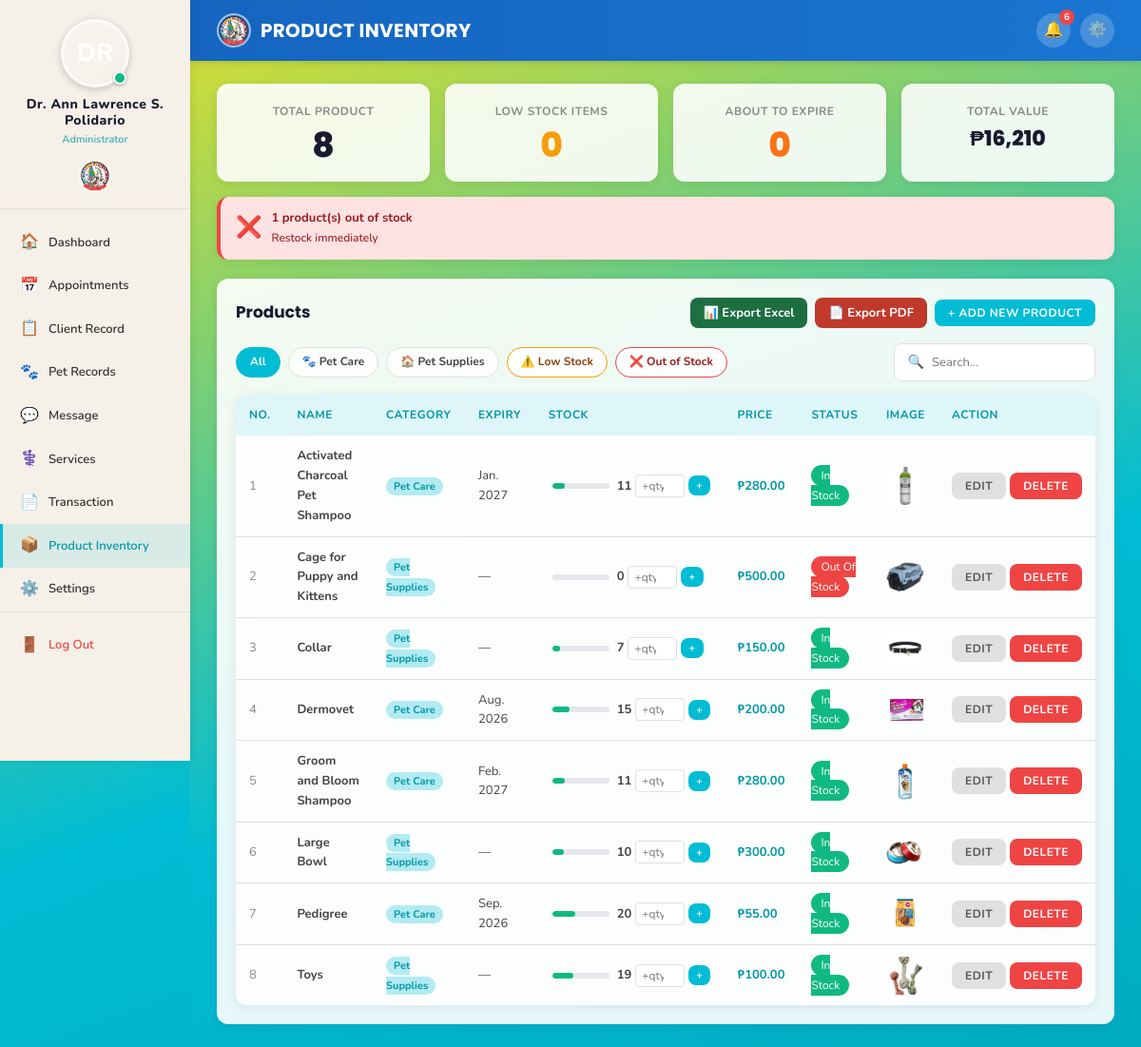
The page /admin/inventory.php (signed in) on the database as committed earlier.
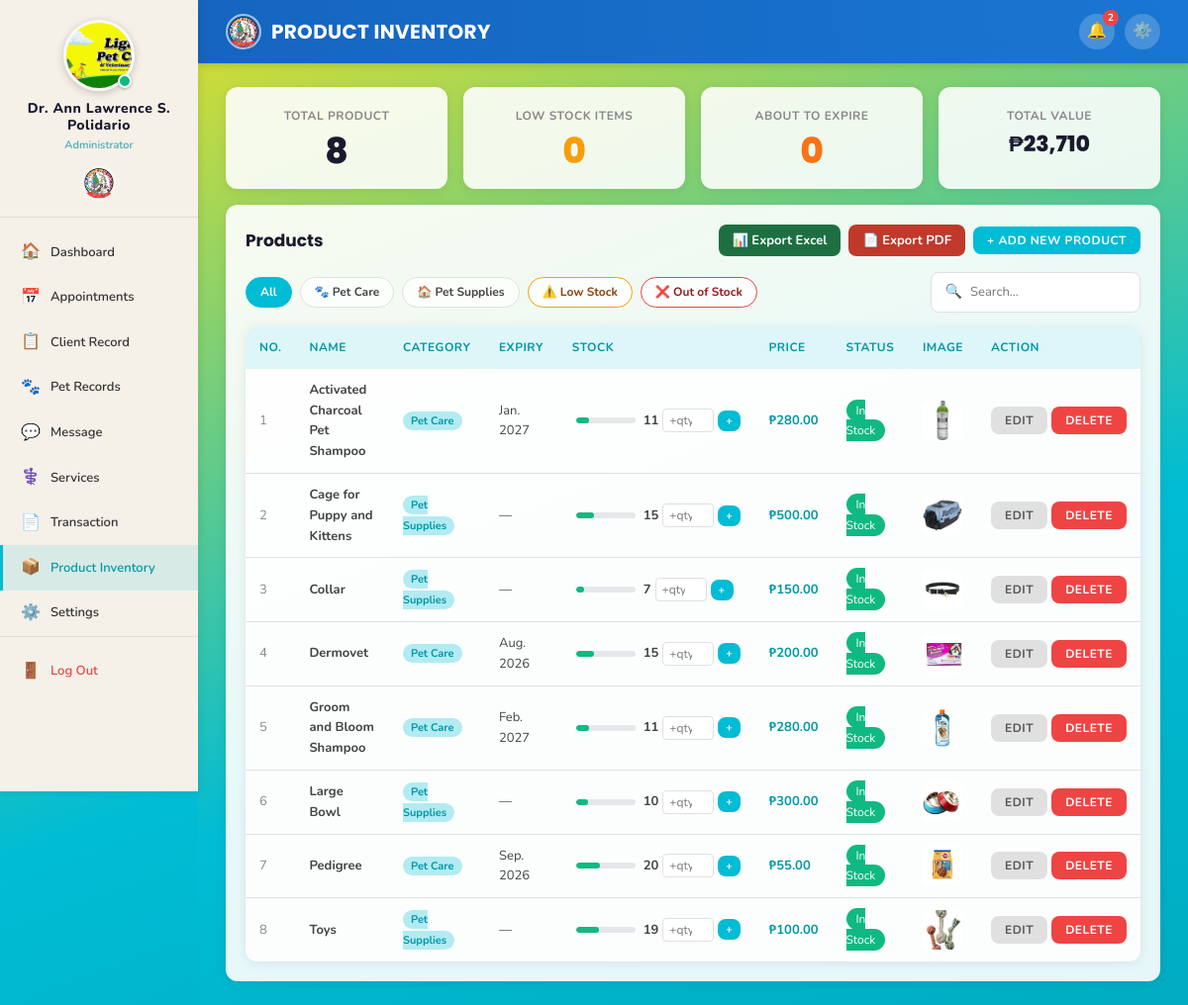
The same page on the database as committed later.
### tables this page shows
CREATE TABLE `products` (
  `id` int(11) NOT NULL,
  `name` varchar(150) NOT NULL,
  `category` enum('pet_care','pet_supplies') DEFAULT 'pet_care',
  `price` decimal(10,2) NOT NULL,
  `quantity` int(11) DEFAULT 0,
  `expiry_date` date DEFAULT NULL,
  `status` enum('in_stock','low_stock','out_of_stock') DEFAULT 'in_stock',
  `image` varchar(255) DEFAULT NULL,
  `created_at` timestamp NOT NULL DEFAULT current_timestamp()
);

CREATE TABLE `users` (
  `id` int(11) NOT NULL,
  `name` varchar(100) NOT NULL,
  `address` varchar(255) DEFAULT NULL,
  `contact_no` varchar(20) DEFAULT NULL,
  `email` varchar(100) NOT NULL,
  `password` varchar(255) NOT NULL,
  `profile_picture` varchar(255) DEFAULT NULL,
  `gender` enum('male','female') DEFAULT 'female',
  `role` enum('user','admin','staff') DEFAULT 'user',
  `position` varchar(100) DEFAULT NULL,
  `status` enum('active','inactive') DEFAULT 'active',
  `created_at` timestamp NOT NULL DEFAULT current_timestamp(),
  `updated_at` timestamp NOT NULL DEFAULT current_timestamp() ON UPDATE current_timestamp()
);

### admin/inventory.php (the view, shortened to what the changed rows need)
<?php
require_once '../includes/auth.php';
$low_count   = countRows($conn, 'products', "status='low_stock'");
$out_count   = countRows($conn, 'products', "status='out_of_stock'");
$exp_count   = countRows($conn, 'products',
    "expiry_date IS NOT NULL AND expiry_date BETWEEN CURDATE()
     AND DATE_ADD(CURDATE(), INTERVAL 90 DAY)");
$total_val   = getRow($conn,
    "SELECT COALESCE(SUM(price*quantity),0) AS v FROM products")['v'] ?? 0;
$where = '1=1';
$products = getRows($conn,
    "SELECT * FROM products WHERE $where ORDER BY name ASC");
$prod_icons = [
    'Groom and Bloom Shampoo'        => '🧴',
    'Activated Charcoal Pet Shampoo' => '🧴',
    'Dermovet'                       => '💊',
    'Pedigree'                       => '🦴',
    'Collar'                         => '🔗',
    'Toys'                           => '🧸',
    'Cage for Puppy and Kittens'     => '🏠',
    'Large Bowl'                     => '🥣',
];
?>
<!DOCTYPE html>
<html lang="en">
<head>
    <link rel="stylesheet" href="../assets/css/style.css">
</head>
<body>
<div class="app-wrapper">
    <?php include '../includes/sidebar_admin.php'; ?>
    <div class="main-content">
        <div class="topbar">
            <div class="topbar-actions">
                <a href="notifications.php" class="topbar-btn" title="Notifications">
                    🔔
                    <?php $unread_notif = getUnreadNotifications($conn, $_SESSION['user_id']); if ($unread_notif > 0): ?>
                        <span class="badge-count"><?= $unread_notif ?></span>
                    <?php endif; ?>
                </a>
            </div>
        </div>
        <div class="page-body">
            <div class="stat-cards" style="grid-template-columns:repeat(4,1fr);margin-bottom:16px;">
                <div class="stat-card">
                    <div class="stat-label">Total Value</div>
                    <div class="stat-value" style="font-size:22px;">
                        ₱<?= number_format($total_val, 0) ?>
                    </div>
                </div>
            </div>
            <?php if ($low_count || $out_count || $exp_count): ?>
            <div class="alert-banners">
                <?php if ($out_count): ?>
                <div class="ab ab-out">
                    <span class="ab-icon">❌</span>
                    <div>
                        <strong><?= $out_count ?> product(s) out of stock</strong><br>
                        <span style="font-weight:500;font-size:12px;">Restock immediately</span>
                    </div>
                </div>
                <?php endif; ?>
            </div>
            <?php endif; ?>
            <div class="inv-table-section">
                <?php if (empty($products)): ?>
                    <div class="empty-state">
                        <div class="empty-icon">📦</div>
                        <h3>No products found</h3>
                    </div>
                <?php else: ?>
                <div class="table-wrapper">
                    <table id="inventoryTable">
                        <thead>
                            <tr>
                                <th>No.</th>
                                <th>Name</th>
                                <th>Category</th>
                                <th>Expiry</th>
                                <th>Stock</th>
                                <th>Price</th>
                                <th>Status</th>
                                <th>Image</th>
                                <th>Action</th>
                            </tr>
                        </thead>
                        <tbody>
                            <?php foreach ($products as $i => $p):
                                $ecls   = '';
                                $elabel = $p['expiry_date']
                                    ? date('M. Y', strtotime($p['expiry_date']))
                                    : '—';
                                $max  = 50;
                                $pct  = min(100, round(($p['quantity']/$max)*100));
                                $bcls = $p['status']==='in_stock' ? 's-in'
                                      : ($p['status']==='low_stock' ? 's-low' : 's-out');
                                $icon = $prod_icons[$p['name']] ?? '🐾';
                            ?>
                            <tr>
                                <td style="color:var(--text-light);"><?= $i+1 ?></td>
                                <td><strong><?= htmlspecialchars($p['name']) ?></strong></td>
                                <td>
                                    <span style="font-size:11px;background:var(--teal-light);
                                                 color:var(--teal-dark);padding:2px 8px;
                                                 border-radius:20px;font-weight:700;">
                                        <?= $p['category']==='pet_care' ? 'Pet Care':'Pet Supplies' ?>
                                    </span>
                                </td>
                                <td class="<?= $ecls ?>"><?= $elabel ?></td>
                                <td>
                                    <div style="display:flex;align-items:center;gap:4px;">
                                        <div class="stock-bar-wrap">
                                            <div class="stock-bar-fill <?= $bcls ?>"
                                                 style="width:<?= $pct ?>%"></div>
                                        </div>
                                        <span style="font-weight:700;font-size:13px;"><?= $p['quantity'] ?></span>
                                        <form method="POST" class="restock-form">
                                            <input type="number" name="add_quantity"
                                                   class="rq-input" min="1" placeholder="+qty">
                                            <button type="submit"
                                                    class="btn btn-teal btn-sm"
                                                    style="padding:3px 8px;font-size:11px;"
                                                    title="Add stock">+</button>
                                        </form>
                                    </div>
                                </td>
                                <td style="font-weight:700;color:var(--teal-dark);">
                                    ₱<?= number_format($p['price'],2) ?>
                                </td>
                                <td><?= statusBadge($p['status']) ?></td>
                                <td>
                                    <div class="prod-thumb">
                                        <?php if ($p['image']): ?>
                                            <img src="../assets/css/images/products/<?= htmlspecialchars($p['image']) ?>"
                                                 alt="<?= htmlspecialchars($p['name']) ?>"
                                                 style="width:40px;height:40px;object-fit:cover;border-radius:6px;"
                                                 onerror="this.parentElement.textContent='<?= $icon ?>'">
                                        <?php else: ?>
                                            <?= $icon ?>
                                        <?php endif; ?>
                                    </div>
                                </td>
                                <td>
                                    <div style="display:flex;gap:4px;">
                                        <button class="btn btn-gray btn-sm"
                                                onclick='openEditProd(<?= json_encode($p) ?>)'>
                                            Edit
                                        </button>
                                        <button class="btn btn-red btn-sm"
                                                onclick="openDelModal(<?= $p['id'] ?>, '<?= htmlspecialchars(addslashes($p['name'])) ?>')">
                                            Delete
                                        </button>
                                    </div>
                                </td>
                            </tr>
                            <?php endforeach; ?>
                        </tbody>
                    </table>
                </div>
                <?php endif; ?>
            </div>
        </div>
    </div>
</div>
</body>
</html>

### includes/sidebar_admin.php (shortened to what the changed rows need)
<?php
$admin_data     = getRow($conn, "SELECT name, profile_picture FROM users WHERE id=" . (int)$_SESSION['user_id']);
$admin_name     = $admin_data['name'] ?? ($_SESSION['user_name'] ?? 'Administrator');
$admin_pic      = $admin_data['profile_picture'] ?? '';
$_avatar_disk_base = dirname(__DIR__) . '/assets/images/avatars/';
$_avatar_web_base  = '../assets/images/avatars/';
if (!empty($admin_pic) && file_exists($_avatar_disk_base . $admin_pic)) {
    $avatar_src  = $_avatar_web_base . htmlspecialchars($admin_pic);
    $avatar_show = true;
} else {
    $avatar_src  = '';
    $avatar_show = false;
}
?>
<aside class="sidebar">
    <a href="profile.php" class="sidebar-logo"
       style="flex-direction:column; align-items:center; padding:20px 16px 16px; gap:10px;
              text-decoration:none; cursor:pointer; transition:var(--transition);"
       onmouseover="this.style.background='rgba(0,0,0,0.05)'"
       onmouseout="this.style.background='transparent'">
        <div style="position:relative; width:72px; height:72px; flex-shrink:0;">
            <?php if ($avatar_show): ?>
                <img src="<?= $avatar_src ?>"
                     alt="<?= htmlspecialchars($admin_name) ?>"
                     id="sidebarAdminAvatar"
                     style="width:72px; height:72px; border-radius:50%; object-fit:cover;
                            border:3px solid rgba(255,255,255,0.6);
                            box-shadow:0 2px 8px rgba(0,0,0,0.2);"
                     onerror="this.style.display='none'; document.getElementById('sidebarAdminInitials').style.display='flex';">
            <?php endif; ?>
            <span style="position:absolute; bottom:3px; right:3px;
                         width:14px; height:14px; border-radius:50%;
                         background:#10b981; border:2px solid #fff;
                         box-shadow:0 1px 3px rgba(0,0,0,0.3);">
            </span>
        </div>
        <div style="text-align:center;">
            <div class="username" style="font-size:14px; font-weight:800; letter-spacing:0.5px;">
                <?= htmlspecialchars($admin_name) ?>
            </div>
            <div class="role" style="font-size:11px; opacity:0.75; margin-top:2px;">
                Administrator
            </div>
        </div>
    </a>
</aside>

### includes/db.php (shortened to what the changed rows need)
<?php
function getRow($conn, $sql) {
    $result = mysqli_query($conn, $sql);
    if ($result && mysqli_num_rows($result) > 0) {
        return mysqli_fetch_assoc($result);
    }
    return null;
}
function getRows($conn, $sql) {
    $result = mysqli_query($conn, $sql);
    $rows = [];
    if ($result && mysqli_num_rows($result) > 0) {
        while ($row = mysqli_fetch_assoc($result)) {
            $rows[] = $row;
        }
    }
    return $rows;
}
function countRows($conn, $table, $where = '') {
    $sql = "SELECT COUNT(*) as total FROM $table";
    if ($where) $sql .= " WHERE $where";
    $result = mysqli_query($conn, $sql);
    $row = mysqli_fetch_assoc($result);
    return $row['total'] ?? 0;
}
function statusBadge($status) {
    $colors = [
        'pending'       => '#f59e0b',
        'confirmed'     => '#3b82f6',
        'completed'     => '#10b981',
        'cancelled'     => '#ef4444',
        'paid'          => '#10b981',
        'overdue'       => '#ef4444',
        'active'        => '#10b981',
        'inactive'      => '#6b7280',
        'available'     => '#10b981',
        'not_available' => '#ef4444',
        'in_stock'      => '#10b981',
        'low_stock'     => '#f59e0b',
        'out_of_stock'  => '#ef4444',
    ];
    $color = $colors[$status] ?? '#6b7280';
    $label = ucwords(str_replace('_', ' ', $status));
    return "<span class='badge' style='background:$color;color:#fff;padding:3px 10px;border-radius:20px;font-size:12px;'>$label</span>";
}
function getUnreadNotifications($conn, $user_id) {
    $user_id = (int)$user_id;
    $result = mysqli_query($conn, "SELECT COUNT(*) as cnt FROM notifications WHERE user_id = $user_id AND is_read = 0");
    $row = mysqli_fetch_assoc($result);
    return $row['cnt'] ?? 0;
}
?>

Rows that differ between the two databases and show on the page:
changed users "Dr. Ann Lawrence S. Polidario": profile_picture: picture added
changed products "Cage for Puppy and Kittens": quantity "0" → "15"; status "Out Of Stock" → "In Stock"
Other text that changed with them:
$unread_notif: "6" → "2"
$total_val: "16,210" → "23,710"
$out_count: "1" → (not shown)
text no longer shown: "❌ product(s) out of stock Restock immediately"
